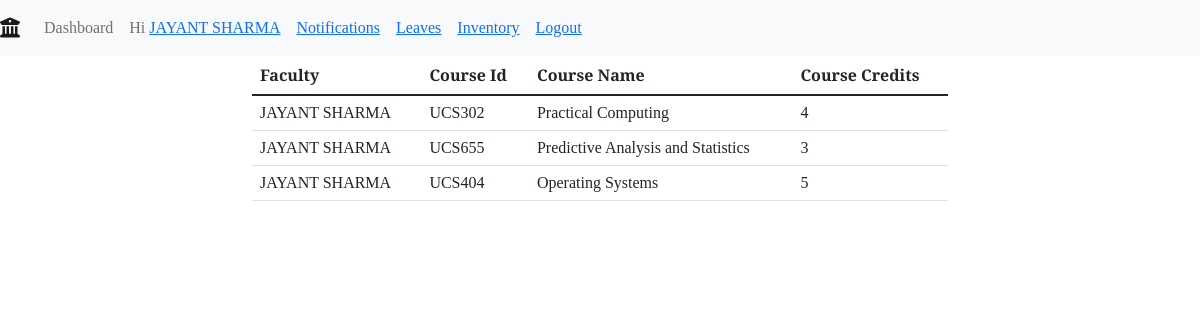
The app's page /profile/viewcourses/ (signed in) with its own data.
### main/models.py (models this page shows, shortened)
class Staff(models.Model):
    user_obj = models.ForeignKey(User, on_delete=CASCADE, blank=False, null=False, default=None)
    name=models.CharField(max_length=100)
    mobile_number=models.IntegerField()
    email=models.EmailField()
    category=models.ForeignKey('Category',on_delete=CASCADE)
    designation=models.ForeignKey('Designation',on_delete=CASCADE)
    agency = models.ForeignKey('Agency',on_delete=CASCADE)
    room=models.ForeignKey('Room',blank=True,null=True,on_delete=SET_NULL,default=None)

class FacultyCourse(models.Model):
    faculty=models.ForeignKey('Staff',on_delete=CASCADE)
    course=models.ForeignKey('Course' ,on_delete=CASCADE)

class Course(models.Model):
    choice = [
    ('EVEN', 'even'),
    ('ODD', 'odd'),
]
    course_id=models.CharField(max_length=100,blank=False,default=None)
    course_name=models.CharField(max_length=200,blank=False,default=None)
    course_credit=models.CharField(max_length=5)
    course_year=models.IntegerField(default=2022)
    semester_type=models.CharField(max_length=20,choices=choice,default=None)

### main/views.py (the view)
# urls.py: path('profile/viewcourses/',views.viewcourses,name='viewcourses'),
def viewcourses(request):
	staff=Staff.objects.get(user_obj=request.user)
	courses=FacultyCourse.objects.filter(faculty=staff)
	current_date = datetime.datetime.now()
	year=int(current_date.strftime("%Y"))
	month=int(current_date.strftime("%m"))
	sem=""
	if int(month)<=6:
		sem="EVEN"
	else:
		sem="ODD"
	curr_courses=[]
	for course in courses:
		if course.course.course_year==year and course.course.semester_type==sem:
			curr_courses.append(course)
	context={
		'staff':staff,
		'courses':curr_courses,
	}
	return render(request,'Timetable/viewcourses.html',context)

### templates/Timetable/viewcourses.html
{% extends 'base.html' %}
{% load static %}
{% block body %}
{% include 'navbar.html' with staff=staff %}
<div class="container">
    <div class="courses-table">
        <table class="table">
            <thead>
              <tr>
                <th scope="col" >Faculty</th>
                <th scope="col" >Course Id</th>
                <th scope="col" >Course Name</th>
                <th scope="col" >Course Credits</th>
              </tr>
            </thead>
            <tbody>
              {% for course in courses %}
              <tr>
                <td>{{course.faculty.name}}</td>
                <td>{{course.course.course_id}}</td>
                <td>{{course.course.course_name}}</td>
                <td>{{course.course.course_credit}}</td>
              </tr>
              {% endfor %}
            </tbody>
          </table>
        </div>
    </div>
{% endblock body %}

### templates/navbar.html (shortened to what this page needs)
{% extends "base.html" %}
{% block body %}
<nav class="navbar navbar-expand-lg navbar-light bg-light">
    <a class="navbar-brand" href="{% url 'main:home' %}"><i class="fas fa-university"></i></a>
    <div class="collapse navbar-collapse" id="navbarNav">
      <ul class="navbar-nav">
        <li class="nav-item">
          <a class="nav-link nav_text" href="{% url 'main:home' %}">Dashboard</a>
        </li>
        {% if user.is_authenticated %}
          <li class="nav-link nav_text">
            Hi <a href="{% url 'main:userProfileDetails' %}"> {{ staff.name }} </a>
          </li>
          <li class="nav-link nav_text">
            <a href="{% url 'main:notification' %}"> Notifications</a>
          </li>
          <li class="nav-link nav_text">
            <a href="{% url 'main:userLeaves' %}">Leaves</a>
          </li>
          <li class="nav-link nav_text">
            <a href="{% url 'main:viewinventory' %}">Inventory</a>
          </li>
          <li class="nav-link nav_text"><a href="{% url 'main:logout_request' id=staff.id%}">Logout</a></li>
        {% else %}
          <li class="nav-link nav_text"><a href="{% url 'main:login' %}">Login</a></li>
        {% endif %}
      </ul>
    </div>
</nav>
  {% endblock %}

### static/css/style.css (style rules this page uses)
html, body { font-family: 'Bitter', serif; }
:root { --green-main-1: #6ECBC1; --green-main-2: #6CCCC1; --green-main-3: #75D1C1; --green-main-4: #9CDDD1; --green-main-5: #C7EBE5; --darkgreen-main-1: #1A6659; --darkgreen-main-2: #409583; --blue-button-main: #03658C; --green-button-main: #48C0A5; --tomato-main: #f05e57; --purple-main-1: #57428D; --purple-main-2: #5E497E; }
@media (min-width: 1024px) { .container { width: 60%; } }

### records on screen
Staff: name "JAYANT SHARMA"
FacultyCourse: faculty.name "JAYANT SHARMA", course.course_id "UCS302", course.course_name "Practical Computing", course.course_credit "4"
FacultyCourse: faculty.name "JAYANT SHARMA", course.course_id "UCS655", course.course_name "Predictive Analysis and Statistics", course.course_credit "3"
FacultyCourse: faculty.name "JAYANT SHARMA", course.course_id "UCS404", course.course_name "Operating Systems", course.course_credit "5"
